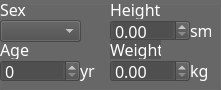
   <widget class="QGroupBox" name="BodyDategroupBox">
    <property name="geometry">
     <rect>
      <x>255</x>
      <y>70</y>
      <width>221</width>
      <height>90</height>
     </rect>
    </property>
    <property name="styleSheet">
     <string notr="true">background-color: rgba(75, 75, 75, 150);
color: rgb(255, 255, 255);</string>
    </property>
    <property name="title">
     <string/>
    </property>
    <widget class="QComboBox" name="SexComboBox">
     <property name="geometry">
      <rect>
       <x>0</x>
       <y>20</y>
       <width>81</width>
       <height>22</height>
      </rect>
     </property>
     <property name="font">
      <font>
       <family>Bernard MT Condensed</family>
       <pointsize>12</pointsize>
       <weight>50</weight>
       <italic>false</italic>
       <bold>false</bold>
      </font>
     </property>
     <property name="styleSheet">
      <string notr="true">font: 12pt &quot;Bernard MT Condensed&quot;;</string>
     </property>
    </widget>
    <widget class="QLabel" name="HeightLabel">
     <property name="geometry">
      <rect>
       <x>110</x>
       <y>0</y>
       <width>51</width>
       <height>19</height>
      </rect>
     </property>
     <property name="font">
      <font>
       <family>Bernard MT Condensed</family>
       <pointsize>12</pointsize>
       <weight>50</weight>
       <italic>false</italic>
       <bold>false</bold>
      </font>
     </property>
     <property name="styleSheet">
      <string notr="true">font: 12pt &quot;Bernard MT Condensed&quot;;
background-color: rgba(255, 255, 255, 0);</string>
     </property>
     <property name="text">
      <string>Height</string>
     </property>
    </widget>
    <widget class="QLabel" name="SexLabel">
     <property name="geometry">
      <rect>
       <x>0</x>
       <y>0</y>
       <width>31</width>
       <height>19</height>
      </rect>
     </property>
     <property name="font">
      <font>
       <family>Bernard MT Condensed</family>
       <pointsize>12</pointsize>
       <weight>50</weight>
       <italic>false</italic>
       <bold>false</bold>
      </font>
     </property>
     <property name="styleSheet">
      <string notr="true">font: 12pt &quot;Bernard MT Condensed&quot;;
background-color: rgba(255, 255, 255, 0);</string>
     </property>
     <property name="text">
      <string>Sex</string>
     </property>
    </widget>
    <widget class="QLabel" name="AgeLabel">
     <property name="geometry">
      <rect>
       <x>0</x>
       <y>40</y>
       <width>31</width>
       <height>19</height>
      </rect>
     </property>
     <property name="font">
      <font>
       <family>Bernard MT Condensed</family>
       <pointsize>12</pointsize>
       <weight>50</weight>
       <italic>false</italic>
       <bold>false</bold>
      </font>
     </property>
     <property name="styleSheet">
      <string notr="true">font: 12pt &quot;Bernard MT Condensed&quot;;
background-color: rgba(255, 255, 255, 0);</string>
     </property>
     <property name="text">
      <string>Age</string>
     </property>
    </widget>
    <widget class="QLabel" name="WeightLabel">
     <property name="geometry">
      <rect>
       <x>110</x>
       <y>40</y>
       <width>51</width>
       <height>19</height>
      </rect>
     </property>
     <property name="font">
      <font>
       <family>Bernard MT Condensed</family>
       <pointsize>12</pointsize>
       <weight>50</weight>
       <italic>false</italic>
       <bold>false</bold>
      </font>
     </property>
     <property name="styleSheet">
      <string notr="true">font: 12pt &quot;Bernard MT Condensed&quot;;</string>
     </property>
     <property name="text">
      <string>Weight</string>
     </property>
    </widget>
    <widget class="QDoubleSpinBox" name="HeightdoubleSpinBox">
     <property name="geometry">
      <rect>
       <x>110</x>
       <y>20</y>
       <width>80</width>
       <height>21</height>
      </rect>
     </property>
     <property name="font">
      <font>
       <family>Bernard MT Condensed</family>
       <pointsize>12</pointsize>
       <weight>50</weight>
       <italic>false</italic>
       <bold>false</bold>
      </font>
     </property>
     <property name="styleSheet">
      <string notr="true">font: 12pt &quot;Bernard MT Condensed&quot;;</string>
     </property>
    </widget>
    <widget class="QDoubleSpinBox" name="WeightdoubleSpinBox">
     <property name="geometry">
      <rect>
       <x>110</x>
       <y>60</y>
       <width>80</width>
       <height>22</height>
      </rect>
     </property>
     <property name="font">
      <font>
       <family>Bernard MT Condensed</family>
       <pointsize>12</pointsize>
       <weight>50</weight>
       <italic>false</italic>
       <bold>false</bold>
      </font>
     </property>
     <property name="styleSheet">
      <string notr="true">font: 12pt &quot;Bernard MT Condensed&quot;;</string>
     </property>
    </widget>
    <widget class="QSpinBox" name="AgedoubleSpinBox">
     <property name="geometry">
      <rect>
       <x>0</x>
       <y>60</y>
       <width>80</width>
       <height>22</height>
      </rect>
     </property>
     <property name="font">
      <font>
       <family>Bernard MT Condensed</family>
       <pointsize>12</pointsize>
       <weight>50</weight>
       <italic>false</italic>
       <bold>false</bold>
      </font>
     </property>
     <property name="styleSheet">
      <string notr="true">font: 12pt &quot;Bernard MT Condensed&quot;;</string>
     </property>
    </widget>
    <widget class="QLabel" name="label_year">
     <property name="geometry">
      <rect>
       <x>80</x>
       <y>60</y>
       <width>21</width>
       <height>21</height>
      </rect>
     </property>
     <property name="font">
      <font>
       <family>Bernard MT Condensed</family>
       <pointsize>12</pointsize>
       <weight>50</weight>
       <italic>false</italic>
       <bold>false</bold>
      </font>
     </property>
     <property name="styleSheet">
      <string notr="true">font: 12pt &quot;Bernard MT Condensed&quot;;
background-color: rgba(255, 255, 255, 0);</string>
     </property>
     <property name="text">
      <string>yr</string>
     </property>
    </widget>
    <widget class="QLabel" name="label_kg">
     <property name="geometry">
      <rect>
       <x>190</x>
       <y>60</y>
       <width>21</width>
       <height>21</height>
      </rect>
     </property>
     <property name="font">
      <font>
       <family>Bernard MT Condensed</family>
       <pointsize>12</pointsize>
       <weight>50</weight>
       <italic>false</italic>
       <bold>false</bold>
      </font>
     </property>
     <property name="styleSheet">
      <string notr="true">font: 12pt &quot;Bernard MT Condensed&quot;;
background-color: rgba(255, 255, 255, 0);</string>
     </property>
     <property name="text">
      <string>kg</string>
     </property>
    </widget>
    <widget class="QLabel" name="label_sm">
     <property name="geometry">
      <rect>
       <x>190</x>
       <y>20</y>
       <width>21</width>
       <height>21</height>
      </rect>
     </property>
     <property name="font">
      <font>
       <family>Bernard MT Condensed</family>
       <pointsize>12</pointsize>
       <weight>50</weight>
       <italic>false</italic>
       <bold>false</bold>
      </font>
     </property>
     <property name="styleSheet">
      <string notr="true">font: 12pt &quot;Bernard MT Condensed&quot;;
background-color: rgba(255, 255, 255, 0);</string>
     </property>
     <property name="text">
      <string>sm</string>
     </property>
    </widget>
   </widget>
